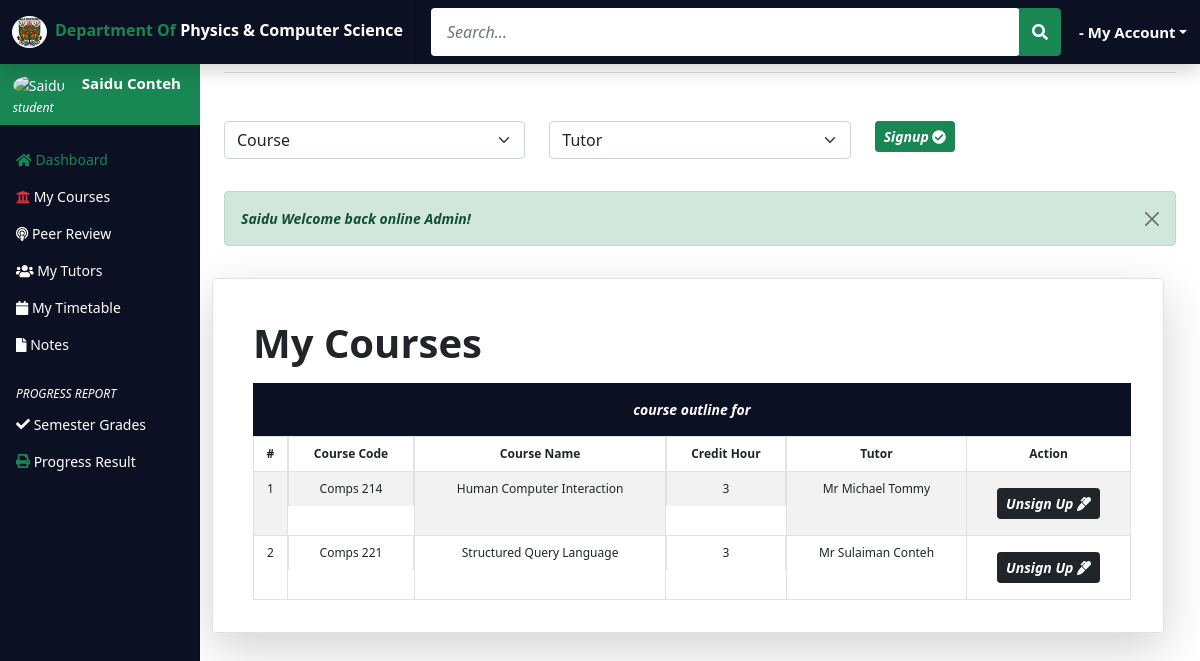
Screenshot of /student/student-courses.php (signed in) with the database file from the repository.
### tables this page shows
CREATE TABLE IF NOT EXISTS `tblstudentcourses` (
  `student_courseID` int(11) NOT NULL AUTO_INCREMENT,
  `student_ID` int(11) DEFAULT NULL,
  `prog_ID` int(11) NOT NULL,
  `level_ID` int(11) NOT NULL,
  `course_ID` int(11) DEFAULT NULL,
  `tut_ID` int(11) DEFAULT NULL,
  PRIMARY KEY (`student_courseID`),
  KEY `student_ID` (`student_ID`),
  KEY `course_ID` (`course_ID`),
  KEY `tut_ID` (`tut_ID`)
);

CREATE TABLE IF NOT EXISTS `tblcourses` (
  `Course_ID` int(11) NOT NULL AUTO_INCREMENT,
  `course_code` varchar(10) DEFAULT NULL,
  `course_name` varchar(50) DEFAULT NULL,
  `credit_hour` int(11) DEFAULT NULL,
  `tut_ID` int(11) DEFAULT NULL,
  `sem_ID` int(11) DEFAULT NULL,
  `level_ID` int(11) DEFAULT NULL,
  `prog_ID` int(11) DEFAULT NULL,
  `courseimage` varchar(255) NOT NULL,
  PRIMARY KEY (`Course_ID`),
  KEY `tut_ID` (`tut_ID`),
  KEY `sem_ID` (`sem_ID`),
  KEY `level_ID` (`level_ID`),
  KEY `prog_ID` (`prog_ID`)
);

CREATE TABLE IF NOT EXISTS `tbltutor` (
  `id` int(11) NOT NULL AUTO_INCREMENT,
  `username` varchar(50) DEFAULT NULL,
  `firstname` varchar(50) DEFAULT NULL,
  `lastname` varchar(50) DEFAULT NULL,
  `designation` varchar(10) DEFAULT NULL,
  `password` varchar(20) DEFAULT NULL,
  `gender` varchar(10) DEFAULT NULL,
  `email` varchar(20) DEFAULT NULL,
  `photo` varchar(100) DEFAULT NULL,
  `phone` varchar(20) DEFAULT NULL,
  PRIMARY KEY (`id`)
);

### student/student-courses.php (the view, shortened to what this page needs)
<?php
 require 'student-dashboard-header.php';
 require 'student-dashboard-sidebar.php';
?>
    <main class="col-md-9 ms-sm-auto col-lg-10 px-md-4 mt-5">
 <form action="controller.php" class="form-inline" method="POST">
 <div class="row mt-5">
    <div class="col-md-4">
    <div class="form-group mb-3">
     <select name="coursename"  class="form-select"  required>
     <option selected>Course</option>
     </select>
     </div>
        </div>
      <div class="col-md-4">
    <div class="form-group mb-3">
     <select name="tutor"  class="form-select"  required>
     <option selected>Tutor</option>
     </select>
     </div>
        </div>
        <div class="col-md-4">
        <button class="btn btn-success btn-sm fw-bold fst-italic" name="studentcoursesignup">Signup  <i class="fas fa-check-circle"></i></button>
        </div>
    </div>
 </form>
<?php
                    if(isset($_SESSION['status']) && ($_SESSION['type'] == "success"))
                    {
                        ?>
                            <div class="alert alert-success alert-dismissible fade show fw-bold fst-italic mt-3" role="alert">
                            <strong><?php echo $_SESSION['firstname']; ?></strong> <?php echo $_SESSION['status']; ?>
                            <button type="button" class="btn-close" data-bs-dismiss="alert" aria-label="Close"></button>
                            </div>
                        <?php
                    }else if (isset($_SESSION['status']) && ($_SESSION['type'] == "error")){
                    ?>
                    <div class="alert alert-danger alert-dismissible fade show fw-bold fst-italic" role="alert">
                            <strong><?php echo $_SESSION['firstname']; ?></strong> <?php echo $_SESSION['status']; ?>
                            <button type="button" class="btn-close" data-bs-dismiss="alert" aria-label="Close"></button>
                            </div>
                    <?php
                         unset($_SESSION['status']);
                    }
                ?>
    <div class="row">
 <div class="row">
<div class="col-md-12">
<div class="my-3">
    <div class="row p-4 pb-0 pe-lg-3 align-items-center rounded-3 border shadow-lg">
      <div class="p-3 pt-lg-3">
        <h6 class="display-6 fw-bold lh-2">My Courses </h6>
    <div class="row row-cols-1 row-cols-lg-3 align-items-stretch g-4 py-3">
<?php
          include '../includes/connection.php';
           $id = $_SESSION['program'];
           $level = $_SESSION['level'];
           $sql ="SELECT * FROM tblstudents
           JOIN tblprograms ON tblstudents.program = tblprograms.prog_ID
           JOIN tbllevel ON tblstudents.level = tbllevel.level_ID
           WHERE tblprograms.prog_ID = '$id' AND tbllevel.level_ID = '$level'";
           $result = mysqli_query($conn, $sql);
           $row = mysqli_fetch_assoc($result);
          ?>
</div>
        <div class="table-heading text-white">
        <strong class="fst-italic fw-bold">course outline for <?php echo $row['program_Name'].' '.$row['level_Name']; ?></strong> </div>
  <table class="table table-striped table-bordered table-hover table-responsive" style="font-size:12px" cellspacing="0">
 <thead>
          <tr class="text-center">
            <th scope="col">#</th>
            <th scope="col" class="d-none d-md-block">Course Code</th>
            <th scope="col">Course Name</th>
            <th scope="col" class="d-none d-md-block">Credit Hour</th>
            <th scope="col">Tutor</th>
            <th scope="col">Action</th>
          </tr>
 </thead>
          <tbody class="text-center">
          <tr>
  <?php
  include '../includes/connection.php';
  $i = 1;
 $id = $_SESSION['id'];
 $sql ="SELECT * FROM tblstudentcourses
 JOIN tblstudents ON tblstudents.id = tblstudentcourses.student_ID
 JOIN tblcourses ON tblcourses.course_ID = tblstudentcourses.course_ID
 JOIN tbltutor ON tbltutor.id = tblstudentcourses.tut_ID
 WHERE tblstudentcourses.student_ID = '$id'";
      $result = mysqli_query($conn, $sql);
          if(mysqli_num_rows($result) > 0) {
        while ($row = mysqli_fetch_assoc($result)){
          $i;?>
            <td><?php echo $i++;?></td>
            <td class="d-none d-md-block"><?php echo $row['course_code'];?></td>
            <td><?php echo $row['course_name'];?></td>
            <td class="d-none d-md-block"><?php echo $row['credit_hour'];?></td>
            <td><?php echo $row['designation']." ".$row['firstname']." ".$row['lastname'];?></td>
          <td>
          <div class="btn-group py-2">
  <a href="controller.php?studentdeletecourse=<?php echo $row['student_courseID'];?>" class="text-white mr-2 text-decoration-none btn btn-dark btn-sm fst-italic fw-bold" onclick="return confirm('Do you want to unsign-up for this course?')";
    title="Delete">Unsign Up <i class="fas fa-marker"></i></a>
</div>
          </td>
          </tr>
     <?php }
        }
        ?>
          </tbody>
        </table>
        </div>
        </div>
      </div>
    </div>
  </div>
</div>
</div>
<?php include 'student-dashboard-footer.php';?>

### assets/css/dashboard.css (style rules this page uses)
:root { --bs-blue: #0d6efd; --bs-indigo: #6610f2; --bs-purple: #6f42c1; --bs-pink: #d63384; --bs-red: #dc3545; --bs-orange: #fd7e14; --bs-yellow: #ffc107; --bs-green: #198754; --bs-teal: #20c997; --bs-cyan: #0dcaf0; --bs-white: #fff; --bs-gray: #6c757d; --bs-gray-dark: #343a40; --bs-primary: #0d6efd; --bs-secondary: #6c757d; --bs-success: #198754; --bs-info: #0dcaf0; --bs-warning: #ffc107; --bs-danger: #dc3545; --bs-light: #f8f9fa; --bs-dark: #212529; --dark: #0c1023; --bs-font-sans-serif: system-ui,-apple-system,"Segoe UI",Roboto,"Helvetica Neue",Arial,"Noto Sans","Liberation Sans",sans-serif,"Apple Color Emoji","Segoe UI Emoji","Segoe UI Symbol","Noto Color Emoji"; --bs-font-monospace: SFMono-Regular,Menlo,Monaco,Consolas,"Liberation Mono","Courier New",monospace; --bs-gradient: linear-gradient(180deg, rgba(255, 255, 255, 0.15), rgba(255, 255, 255, 0)); }
body { font-size: .875rem; }
.table-heading { font-weight: 300; background-color: var(--dark); padding: 1.0rem; text-align: center; }
.text-center { text-align: center !important; }

### rows the page displays
tblstudentcourses: course_ID.course_code "Comps 214", course_ID.course_name "Human Computer Interaction", course_ID.credit_hour "3", tbltutor.designation "Mr", tbltutor.firstname "Michael", tbltutor.lastname "Tommy"
tblstudentcourses: course_ID.course_code "Comps 221", course_ID.course_name "Structured Query Language", course_ID.credit_hour "3", tbltutor.designation "Mr", tbltutor.firstname "Sulaiman", tbltutor.lastname "Conteh"

### other values shown
$_SESSION['firstname'] "Saidu"
$_SESSION['lastname'] "Conteh"
$_SESSION['status'] "Welcome back online Admin!"
